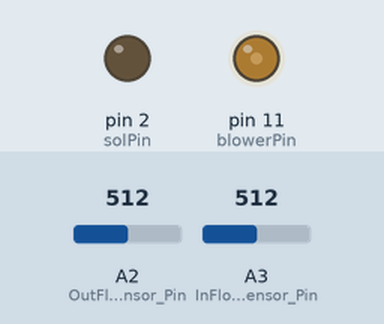
This sketch was run on a simulated Arduino Uno, built with avr-gcc and run on an emulated ATmega328P. Parts: output pins drawn as LEDs (lit = HIGH). Inputs (shaded band) come from the test bench; at power-on: A2 (OutFlowSensor_Pin) = 512, A3 (InFlowSensor_Pin) = 512. What the sketch prints to the serial monitor is not drawn.

Above: at 1.2 s.
1.3 s: A2 (OutFlowSensor_Pin) set to 681
4.3 s: A2 (OutFlowSensor_Pin) set to 704
Timing chart, 0 to 7.3 s (numbered marks = the images above; inputs shaded):
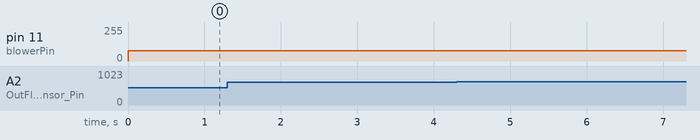

Measured:
- after the input at 1.3 s, every drawn part: stays the same
- after the input at 4.3 s, every drawn part: stays the same

The sketch:

Flow_Sensor_Calibration.ino
```cpp
/* Program to calibrate flow sensor
 * Date - 14/10/2020
 */

// Library Definition
#include <FlexiTimer2.h>
#include <TimerOne.h>
#include <Filters.h>

//IO Definitons
#define blowerPin 11 // Blower pwm pin controlled by Timer 1
#define solPin 2 // Solenoid control pin - solenoid is NC
#define InFlowSensor_Pin A3 // Analog Pin to read sensor value
#define OutFlowSensor_Pin A2 // Analog Pin to read sensor value
#define VTidal = 400

//Parameters Definiton
#define convertvolttoflow 1 // Pressure sensor calibration
#define constantflow 0 // Pressure sensor calibration
float Input1;
float Input2;

void setup(void)
{
  Serial.begin(9600);
  Timer1.initialize(50); // 50 us = 20 kHz for blower pwm frequency
  pinMode(blowerPin,OUTPUT);
  pinMode(InFlowSensor_Pin, INPUT);
  pinMode(OutFlowSensor_Pin, INPUT);
  pinMode(solPin,OUTPUT);
  digitalWrite(solPin, LOW);
  }

void loop(void)
{ //for(float blowerpwm = 20.0; blowerpwm<80.0; blowerpwm += 55.0){
  //for(int i = 0; i<100; i++){
      Timer1.pwm(blowerPin,(30.0/ 100) * 1023);
      //Input1 = analogRead(InFlowSensor_Pin);
      Input1 = ReadActualInputFlowValue();
      Serial.print(Input1);
      Serial.print(",");
      Input2 = ReadActualOutputFlowValue();
      //Input2 = analogRead(OutFlowSensor_Pin);
      Serial.print(Input2);
      float delta = Input1-abs(Input2);
      Serial.print(",");
      Serial.print(delta);
      Serial.println(",");
      //}}
}

int ReadActualInputFlowValue(){
  float temp = analogRead(InFlowSensor_Pin);
  float result;
  if(temp < 195){
   result = 0.633*temp - 91.106;
  }
  else{
   result = 0.25*temp - 20.267;
  }
  return result;
}

int ReadActualOutputFlowValue(){
  float temp = analogRead(OutFlowSensor_Pin);
  float result;
  if(temp<210){
    result = 0.4782*temp - 68.263;
  }
  else{
    result = 0.1875*temp - 12.767;
    }
  return result;
}


/*void CalculateBreathTime(){
  inhaletime = 20000/BPM; // 60000/(3*Bpm) as I:E Ratio is 1:2, output is in mSec
  exhaletime = 40000/BPM; // (2*60000)/(3*Bpm) as I:E Ratio is 1:2, output is in mSec
  }

void GetVolume(float temp){
  volt2 = volt1;
  volt1 = millis();
  VolumeReading = VolumeReading + (((temp2+temp)/2)*((volt1-volt2)/60));
  temp2 = temp;
  if (VolumeReading<0){
    VolumeReading = 0;
    }
}

void GetFlow(){
  FlowReading = InputFlowReading - abs(OutputFlowReading);
}

float CalcPWMfromVTidal(){
  float temp = (VTidal*3*convertlpmtopwm)/(50*inhaletime)-constantlpmtopwm; // (Vtidal in mL * 60)/(1000 * Inhale time in mSec)
  float result = round(temp);
  return result;
  }*/
```
